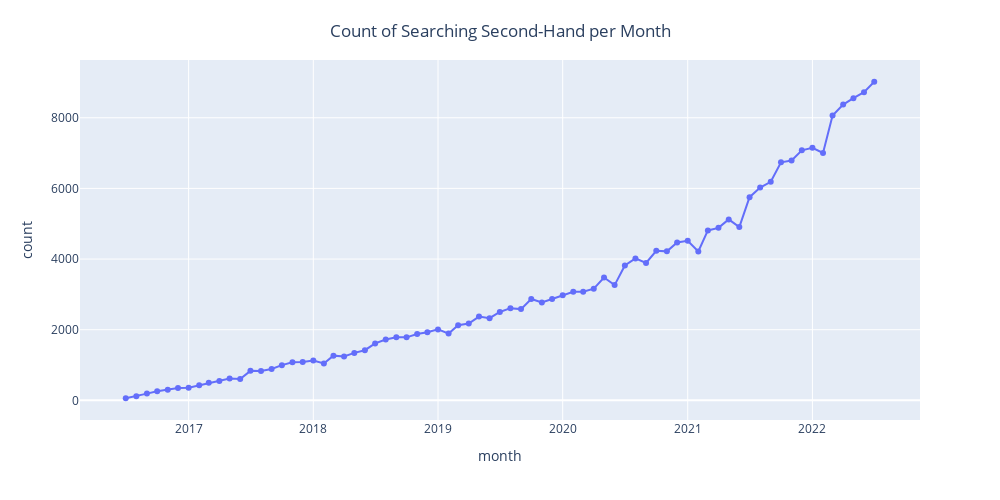

Notebook cell for this chart:
### Code cell
# 월별로 중고 검색 횟수 모아보기
fig = px.line(temp_click_stream_new, x='month', y='second_hand_count', markers=True,
              width = 1000, height = 500)
fig.update_xaxes(title='month')
fig.update_yaxes(title='count')
title = {'text':'Count of Searching Second-Hand per Month', 'y':0.95,
        'x':0.5,'xanchor':'center', 'yanchor':'top'}
fig.update_layout(title=title)
fig.show()

### Figure 1 — Plotly figure (JSON) as saved in the notebook; plotly's stock layout.template omitted (floating-point values rounded to 4 significant figures)
{"data": [{"hovertemplate": "month=%{x}<br>second_hand_count=%{y}<extra></extra>", "legendgroup": "", "line": {"color": "#636efa", "dash": "solid"}, "marker": {"symbol": "circle"}, "mode": "lines+markers", "name": "", "orientation": "v", "showlegend": false, "type": "scatter", "x": ["2016-07", "2016-08", "2016-09", "2016-10", "2016-11", "2016-12", "2017-01", "2017-02", "2017-03", "2017-04", "2017-05", "2017-06", "2017-07", "2017-08", "2017-09", "2017-10", "2017-11", "2017-12", "2018-01", "2018-02", "2018-03", "2018-04", "2018-05", "2018-06", "2018-07", "2018-08", "2018-09", "2018-10", "2018-11", "2018-12", "2019-01", "2019-02", "2019-03", "2019-04", "2019-05", "2019-06", "2019-07", "2019-08", "2019-09", "2019-10", "2019-11", "2019-12", "2020-01", "2020-02", "2020-03", "2020-04", "2020-05", "2020-06", "2020-07", "2020-08", "2020-09", "2020-10", "2020-11", "2020-12", "2021-01", "2021-02", "2021-03", "2021-04", "2021-05", "2021-06", "2021-07", "2021-08", "2021-09", "2021-10", "2021-11", "2021-12", "2022-01", "2022-02", "2022-03", "2022-04", "2022-05", "2022-06", "2022-07"], "xaxis": "x", "y": [60, 116, 191, 258, 300, 353, 358, 428, 502, 551, 620, 604, 835, 830, 887, 997, 1079, 1083, 1127, 1043, 1266, 1242, 1344, 1420, 1612, 1721, 1789, 1784, 1878, 1926, 2009, 1891, 2129, 2175, 2372, 2326, 2502, 2610, 2583, 2870, 2769, 2868, 2976, 3074, 3074, 3161, 3478, 3263, 3818, 4018, 3890, 4233, 4218, 4469, 4517, 4214, 4811, 4883, 5123, 4904, 5752, 6024, 6187, 6738, 6789, 7077, 7151, 7003, 8063, 8372, 8553, 8722, 9019], "yaxis": "y"}], "layout": {"height": 500, "legend": {"tracegroupgap": 0}, "margin": {"t": 60}, "title": {"text": "Count of Searching Second-Hand per Month", "x": 0.5, "xanchor": "center", "y": 0.95, "yanchor": "top"}, "width": 1000, "xaxis": {"anchor": "y", "domain": [0, 1], "title": {"text": "month"}}, "yaxis": {"anchor": "x", "domain": [0, 1], "title": {"text": "count"}}}}
